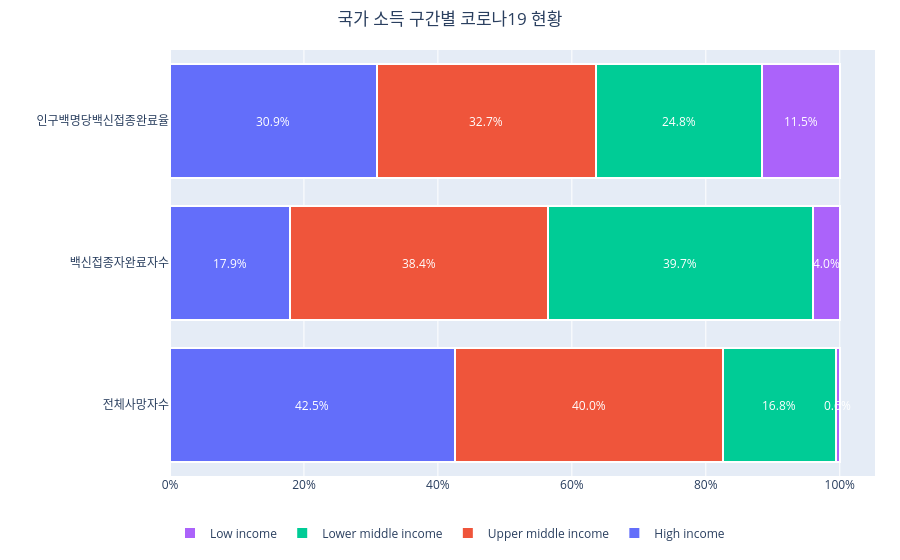

Write notebook code for a chart like this one.
### Code cell
# Bar Chart 의 변형
fig.update_layout(barmode = 'stack', # 비율
    title = dict(text = '국가 소득 구간별 코로나19 현황', x = 0.5),
    xaxis = dict(title = '', tickformat = '.0%'),
    yaxis = dict(title = ''),
    legend = dict(orientation = 'h'),
    margin =  {'t' : 50, 'b' : 25, 'l' : 25, 'r' : 25})

for index, row in df_covid19_stat3.iterrows():
    # 'High income' 주석
    fig.add_annotation(
        xref = 'x',
        yref = 'y',
        x = row['High income'] / 2,
        y = index,
        text = str(round(row['High income'] * 100, 1)) + '%',
        showarrow = False,
        font = dict(color = 'white'))

    # 'Upper middle income' 주석
    fig.add_annotation(
        xref = 'x',
        yref = 'y',
        x = (row['Upper middle income'] / 2) + row['High income'],
        y = index,
        text = str(round(row['Upper middle income'] * 100, 1)) + '%',
        showarrow = False,
        font = dict(color = 'white'))

    # 'Lower middle income' 주석
    fig.add_annotation(
        xref = 'x',
        yref = 'y',
        x = (row['Lower middle income'] / 2) + row['High income'] +
        row['Upper middle income'], y = index,
        text = str(round(row['Lower middle income'] * 100, 1)) + '%',
        showarrow = False,
        font = dict(color = 'white'))

    # 'Low income' 주석
    fig.add_annotation(
        xref = 'x',
        yref = 'y',
        x = (row['Low income'] / 2) + row['High income'] + row['Upper middle income'] + row['Lower middle income'],
        y = index,
        text = str(round(row['Low income'] * 100, 1)) + '%',
        showarrow = False,
        font = dict(color = 'white'))

fig.show()

### Figure 1 — Plotly figure (JSON) as saved in the notebook; plotly's stock layout.template omitted (floating-point values rounded to 4 significant figures)
{"data": [{"marker": {"line": {"color": "white", "width": 2}}, "name": "High income", "orientation": "h", "type": "bar", "x": [0.4253, 0.1795, 0.3087], "y": ["전체사망자수", "백신접종자완료자수", "인구백명당백신접종완료율"]}, {"marker": {"line": {"color": "white", "width": 2}}, "name": "Upper middle income", "orientation": "h", "type": "bar", "x": [0.4002, 0.3845, 0.3274], "y": ["전체사망자수", "백신접종자완료자수", "인구백명당백신접종완료율"]}, {"marker": {"line": {"color": "white", "width": 2}}, "name": "Lower middle income", "orientation": "h", "type": "bar", "x": [0.1683, 0.3965, 0.2485], "y": ["전체사망자수", "백신접종자완료자수", "인구백명당백신접종완료율"]}, {"marker": {"line": {"color": "white", "width": 2}}, "name": "Low income", "orientation": "h", "type": "bar", "x": [0.006168, 0.03958, 0.1154], "y": ["전체사망자수", "백신접종자완료자수", "인구백명당백신접종완료율"]}], "layout": {"annotations": [{"font": {"color": "white"}, "showarrow": false, "text": "42.5%", "x": 0.2126, "xref": "x", "y": "전체사망자수", "yref": "y"}, {"font": {"color": "white"}, "showarrow": false, "text": "40.0%", "x": 0.6254, "xref": "x", "y": "전체사망자수", "yref": "y"}, {"font": {"color": "white"}, "showarrow": false, "text": "16.8%", "x": 0.9097, "xref": "x", "y": "전체사망자수", "yref": "y"}, {"font": {"color": "white"}, "showarrow": false, "text": "0.6%", "x": 0.9969, "xref": "x", "y": "전체사망자수", "yref": "y"}, {"font": {"color": "white"}, "showarrow": false, "text": "17.9%", "x": 0.08973, "xref": "x", "y": "백신접종자완료자수", "yref": "y"}, {"font": {"color": "white"}, "showarrow": false, "text": "38.4%", "x": 0.3717, "xref": "x", "y": "백신접종자완료자수", "yref": "y"}, {"font": {"color": "white"}, "showarrow": false, "text": "39.7%", "x": 0.7622, "xref": "x", "y": "백신접종자완료자수", "yref": "y"}, {"font": {"color": "white"}, "showarrow": false, "text": "4.0%", "x": 0.9802, "xref": "x", "y": "백신접종자완료자수", "yref": "y"}, {"font": {"color": "white"}, "showarrow": false, "text": "30.9%", "x": 0.1543, "xref": "x", "y": "인구백명당백신접종완료율", "yref": "y"}, {"font": {"color": "white"}, "showarrow": false, "text": "32.7%", "x": 0.4724, "xref": "x", "y": "인구백명당백신접종완료율", "yref": "y"}, {"font": {"color": "white"}, "showarrow": false, "text": "24.8%", "x": 0.7603, "xref": "x", "y": "인구백명당백신접종완료율", "yref": "y"}, {"font": {"color": "white"}, "showarrow": false, "text": "11.5%", "x": 0.9423, "xref": "x", "y": "인구백명당백신접종완료율", "yref": "y"}], "barmode": "stack", "legend": {"orientation": "h"}, "margin": {"b": 25, "l": 25, "r": 25, "t": 50}, "title": {"text": "국가 소득 구간별 코로나19 현황", "x": 0.5}, "xaxis": {"tickformat": ".0%", "title": {"text": ""}}, "yaxis": {"title": {"text": ""}}}}
